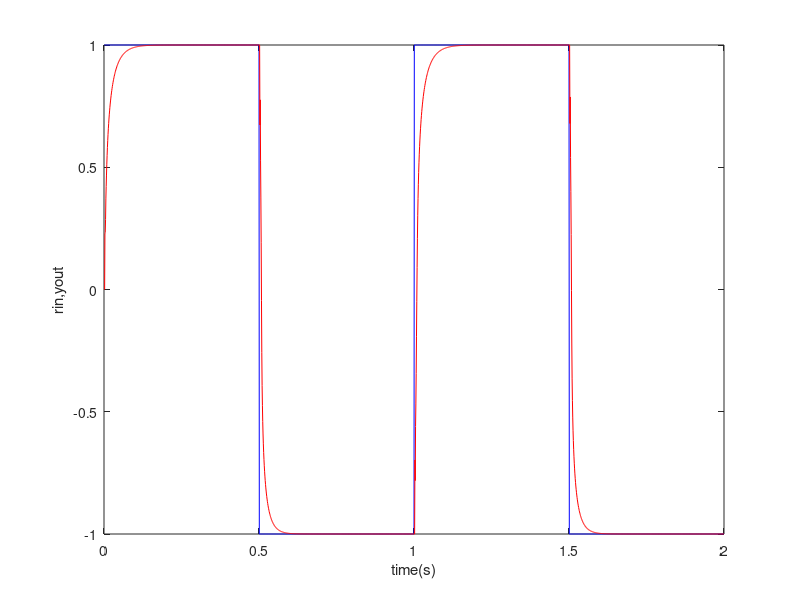
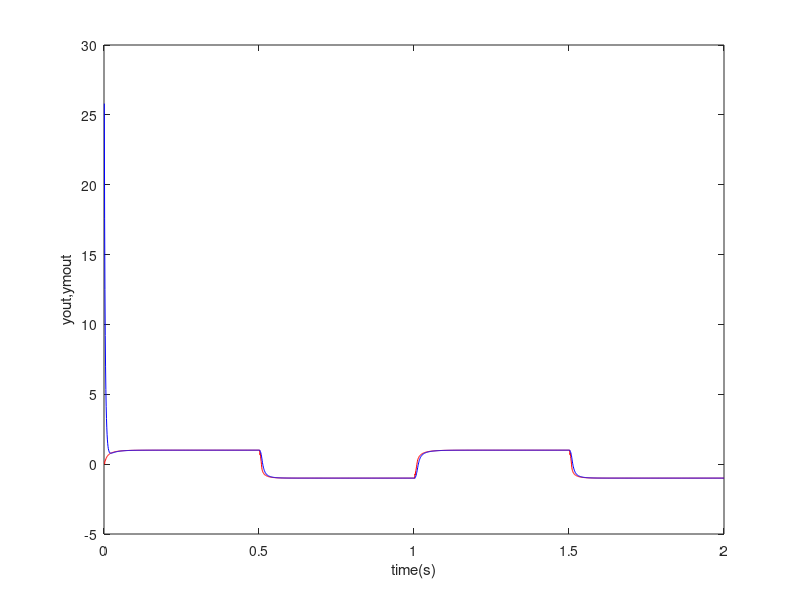
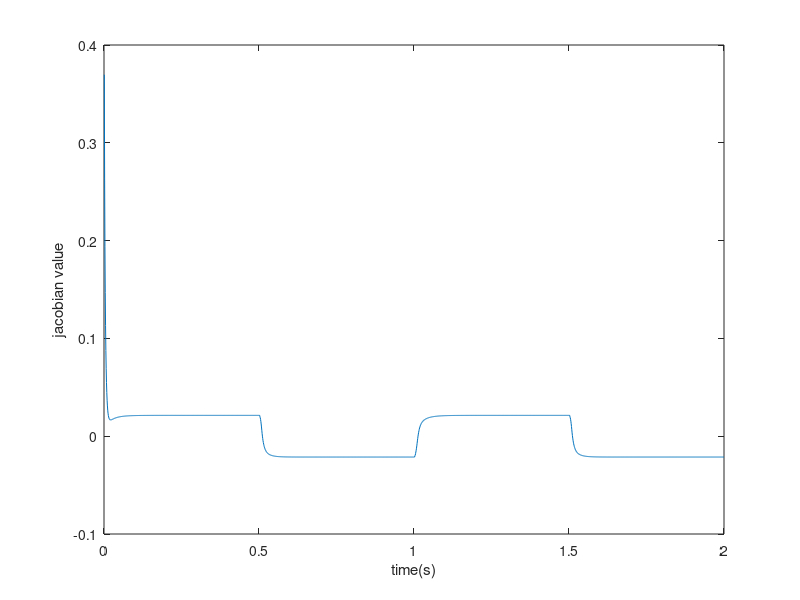
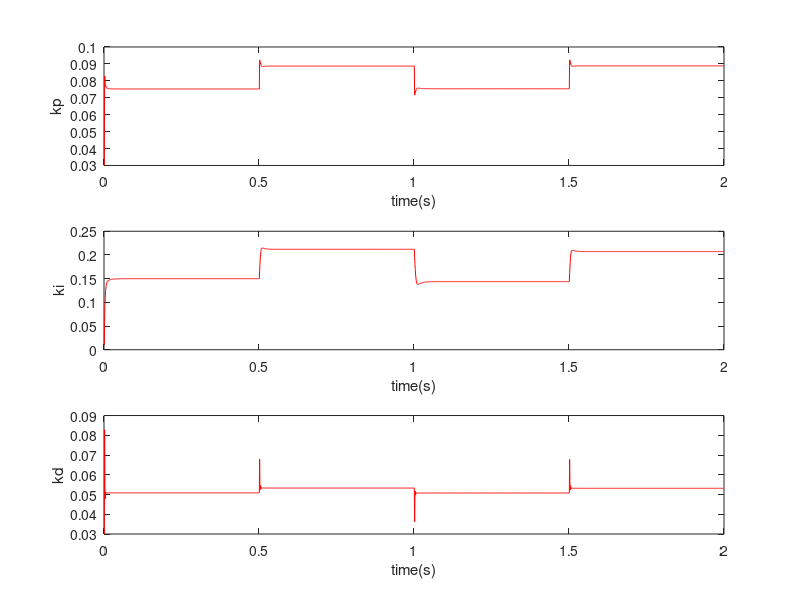

Write MATLAB code to recreate these figures, in order.
%Adaptive PID control based on RBF identification 
function main() 
clear;clc;
close all;
 
xite=0.25; 
alfa=0.05; 
belte=0.01; 
x=[0,0,0]'; 
 
ci=30*ones(3,6); 
bi=40*ones(6,1); 
w=10*ones(6,1); 
 
h=[0,0,0,0,0,0]'; 
 
ci_1=ci;ci_3=ci_1;ci_2=ci_1; 
bi_1=bi;bi_2=bi_1;bi_3=bi_2; 
w_1=w;w_2=w_1;w_3=w_1; 
 
u_1=0;y_1=0; 
xc=[0,0,0]'; 
error_1=0;error_2=0;error=0; 
 
kp0=0.03;%kp=rand(1) 
ki0=0.01;%ki=rand(1) 
kd0=0.03;%kd=rand(1) 
 
kp_1=kp0; 
kd_1=kd0; 
ki_1=ki0; 
 
xitekp=0.2; 
xitekd=0.2; 
xiteki=0.2; 
 
ts=0.001; 
for k=1:1:2000 
    time(k)=k*ts; 
    rin(k)=1.0*sign(sin(2*pi*k*ts)); 
    yout(k)=(-0.1*y_1+u_1)/(1+y_1^2);%Nonlinear plant 
     
    for j=1:1:6 
        h(j)=exp(-norm(x-ci(:,j))^2/(2*bi(j)*bi(j))); 
    end 
    ymout(k)=w'*h; 
     
    d_w=0*w; 
    for j=1:1:6 
        d_w(j)=xite*(yout(k)-ymout(k))*h(j); 
    end 
    w=w_1+d_w+alfa*(w_1-w_2)+belte*(w_2-w_3); 
     
    d_bi=0*bi; 
    for j=1:1:6 
         
        d_bi(j)=xite*(yout(k)-ymout(k))*w(j)*h(j)*(bi(j)^-3)*norm(x-ci(:,j))^2; 
    end 
    bi=bi_1+d_bi+alfa*(bi_1-bi_2)+belte*(bi_2-bi_3); 
    for j=1:1:6 
        for i=1:1:3 
             
       d_ci(i,j)=xite*(yout(k)-ymout(k))*w(j)*h(j)*(x(i)-ci(i,j))*(bi(j)^-2); 
   end 
end 
ci=ci_1+d_ci+alfa*(ci_1-ci_2)+belte*(ci_2-ci_3); 
 
%Jacobian 
yu=0; 
for j=1:1:6 
    yu=yu+w(j)*h(j)*(-x(1)+ci(1,j))/bi(j)^2; 
end 
dyout(k)=yu; 
 
%Start of control system 
error(k)=rin(k)-yout(k); 
kp(k)=kp_1+xitekp*error(k)*dyout(k)*xc(1); 
kd(k)=kd_1+xitekd*error(k)*dyout(k)*xc(2);            
ki(k)=ki_1+xiteki*error(k)*dyout(k)*xc(3); 
if kp(k)<0 
    kp(k)=0; 
end 
if kd(k)<0 
    kd(k)=0; 
end 
if ki(k)<0 
    ki(k)=0; 
end 
 
m=1;%选择控制方法（m=1时为RBF整定的PID控制；m=2时为未加整定的简单PID控制） 
switch m 
    case 1 
    case 2 
        kp(k)=kp0; 
        ki(k)=ki0; 
        kd(k)=kd0; 
end 
du(k)=kp(k)*xc(1)+kd(k)*xc(2)+ki(k)*xc(3); 
u(k)=u_1+du(k); 
 
%Return of parameters 
x(1)=du(k); 
x(2)=yout(k); 
x(3)=y_1; 
 
u_1=u(k); 
y_1=yout(k); 
 
ci_3=ci_2; 
ci_2=ci_1; 
ci_1=ci; 
 
bi_3=bi_2; 
bi_2=bi_1; 
bi_1=bi; 
 
w_3=w_2; 
w_2=w_1; 
w_1=w; 
 
xc(1)=error(k)-error_1;%Calculating P 
xc(2)=error(k)-2*error_1+error_2;%Calculating D 
xc(3)=error(k);%Calculating I 
 
error_2=error_1; 
error_1=error(k); 
 
kp_1=kp(k); 
kd_1=kd(k); 
ki_1=ki(k); 
end 
figure(1); 
plot(time,rin,'b',time,yout,'r'); 
xlabel('time(s)');ylabel('rin,yout'); 
figure(2); 
plot(time,yout,'r',time,ymout,'b'); 
xlabel('time(s)');ylabel('yout,ymout'); 
figure(3); 
plot(time,dyout); 
xlabel('time(s)');ylabel('jacobian value'); 
figure(4); 
subplot(311); 
plot(time,kp,'r'); 
xlabel('time(s)');ylabel('kp'); 
subplot(312); 
plot(time,ki,'r'); 
xlabel('time(s)');ylabel('ki'); 
subplot(313); 
plot(time,kd,'r'); 
xlabel('time(s)');ylabel('kd'); 
 
ts=0.001; 
for k=1:1:2000 
    time(k)=k*ts; 
    rin(k)=1.0*sign(sin(2*pi*k*ts)); 
    yout(k)=(-0.1*y_1+u_1)/(1+y_1^2); 
     
    for j=1:1:6 
        h(j)=exp(-norm(x-ci(:,j))^2/(2*bi(j)*bi(j))); 
    end 
    ymout(k)=w'*h; 
     
    d_w=0*w; 
    for j=1:1:6 
        d_w(j)=xite*(yout(k)-ymout(k))*h(j); 
    end 
    w=w_1+d_w+alfa*(w_1-w_2)+belte*(w_2-w_3); 
     
    d_bi=0*bi; 
    for j=1:1:6 
         
        d_bi(j)=xite*(yout(k)-ymout(k))*w(j)*h(j)*(bi(j)^-3)*norm(x-ci(:,j))^2; 
    end 
    bi=bi_1+d_bi+alfa*(bi_1-bi_2)+belte*(bi_2-bi_3); 
    for j=1:1:6 
        for i=1:1:3 
             
       d_ci(i,j)=xite*(yout(k)-ymout(k))*w(j)*h(j)*(x(i)-ci(i,j))*(bi(j)^-2); 
   end 
end 
ci=ci_1+d_ci+alfa*(ci_1-ci_2)+belte*(ci_2-ci_3); 
 
yu=0; 
for j=1:1:6 
    yu=yu+w(j)*h(j)*(-x(1)+ci(1,j))/bi(j)^2; 
end 
dyout(k)=yu; 
 
error(k)=rin(k)-yout(k); 
kp(k)=kp_1+xitekp*error(k)*dyout(k)*xc(1); 
kd(k)=kd_1+xitekd*error(k)*dyout(k)*xc(2);            
ki(k)=ki_1+xiteki*error(k)*dyout(k)*xc(3); 
if kp(k)<0 
    kp(k)=0; 
end 
if kd(k)<0 
    kd(k)=0; 
end 
if ki(k)<0 
    ki(k)=0; 
end 
 
m=2;%选择控制方法（m=1时为RBF整定的PID控制；m=2时为未加整定的简单PID控制） 
switch m 
    case 1 
    case 2 
        kp(k)=kp0; 
        ki(k)=ki0; 
        kd(k)=kd0; 
end 
du(k)=kp(k)*xc(1)+kd(k)*xc(2)+ki(k)*xc(3); 
u(k)=u_1+du(k); 
 
x(1)=du(k); 
x(2)=yout(k); 
x(3)=y_1; 
 
u_1=u(k); 
y_1=yout(k); 
 
ci_3=ci_2; 
ci_2=ci_1; 
ci_1=ci; 
 
bi_3=bi_2; 
bi_2=bi_1; 
bi_1=bi; 
 
w_3=w_2; 
w_2=w_1; 
w_1=w; 
 
xc(1)=error(k)-error_1; 
xc(2)=error(k)-2*error_1+error_2; 
xc(3)=error(k); 
 
error_2=error_1; 
error_1=error(k); 
 
kp_1=kp(k); 
kd_1=kd(k); 
ki_1=ki(k); 
end 
figure(5); 
plot(time,rin,'b',time,yout,'r'); 
xlabel('time(s)');ylabel('rin,yout'); 
figure(6); 
plot(time,yout,'r',time,ymout,'b'); 
xlabel('time(s)');ylabel('yout,ymout'); 
figure(7); 
plot(time,dyout); 
xlabel('time(s)');ylabel('jacobian value'); 
figure(8); 
subplot(311); 
plot(time,kp,'r'); 
xlabel('time(s)');ylabel('kp'); 
subplot(312); 
plot(time,ki,'r'); 
xlabel('time(s)');ylabel('ki'); 
subplot(313); 
plot(time,kd,'r'); 
xlabel('time(s)');ylabel('kd'); 